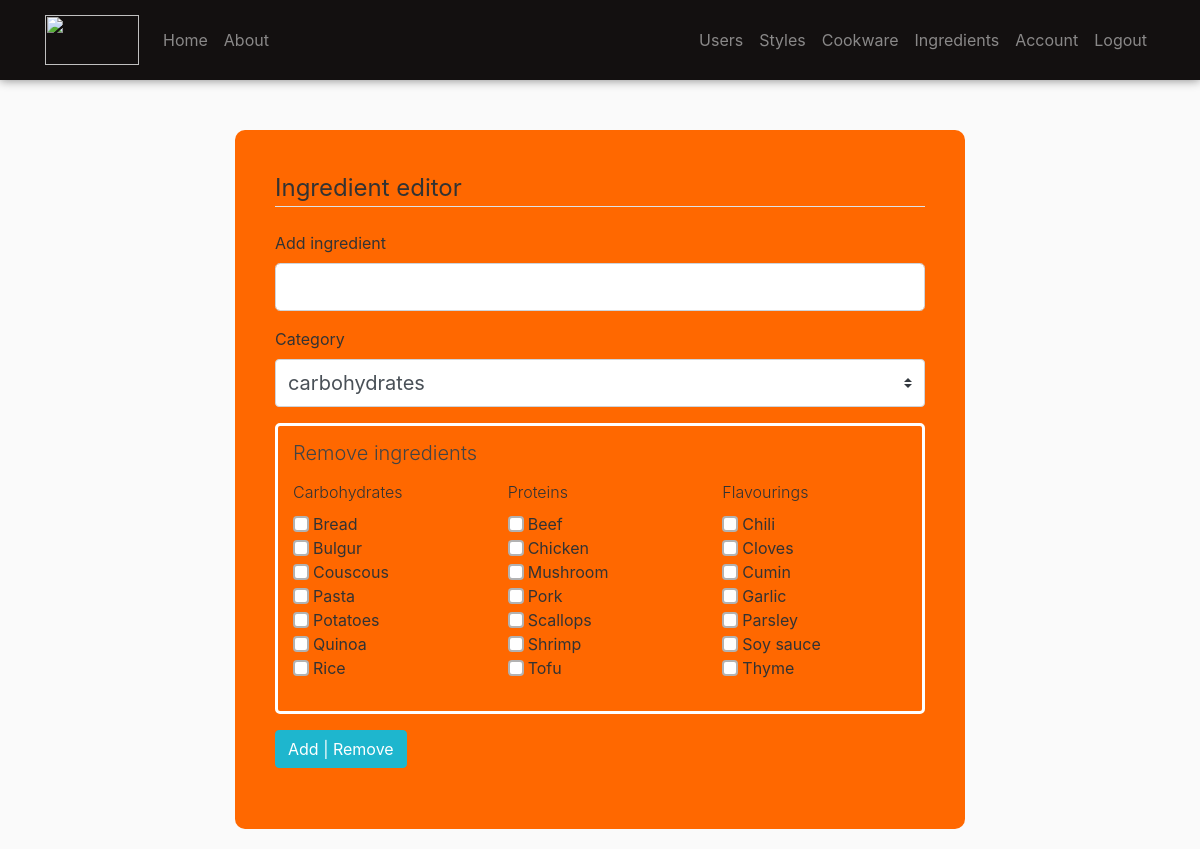
Screenshot of /edit_ingredients (signed in) with the database file from the repository.
### tabl/models.py (models this page shows, shortened)
class Ingredient(db.Model):
    id       = db.Column(db.Integer, primary_key=True)
    name     = db.Column(db.String(40), unique=True, nullable=False)
    category = db.Column(db.String(20), nullable=False) #Every ingredient belongs to a category (protein, spice, carbohydrates etc)

### tabl/routes.py (the view, shortened to what this page needs)
@app.route("/edit_ingredients", methods=['GET', 'POST'])
@login_required
def edit_ingredients():
    if (current_user.is_authenticated and (current_user.is_admin == True)):
        pass
    else:
        return redirect(url_for('home'))
    form = EditIngredientForm()
    for carb in Ingredient.query.filter_by(category='carbohydrates').order_by(Ingredient.name):
        form.remove_carbs.choices.append((carb.id, carb.name))
    for protein in Ingredient.query.filter_by(category='protein').order_by(Ingredient.name):
        form.remove_proteins.choices.append((protein.id, protein.name))
    for flavouring in Ingredient.query.filter_by(category='flavouring').order_by(Ingredient.name):
        form.remove_flavourings.choices.append((flavouring.id, flavouring.name))
    for ingredient in Ingredient.query.all():
        if ingredient.category in form.new_ingredient_category.choices:
            continue
        else:
            form.new_ingredient_category.choices.append(ingredient.category)
    return render_template('edit_ingredients.html',
                           title='Edit ingredients',
                           form=form)

### tabl/forms.py
class EditIngredientForm(FlaskForm):
    new_ingredient_name     = StringField('Add ingredient',
                           validators=[Optional(), Length(min=2, max=20)])
    new_ingredient_category = SelectField('Category', choices=[],
                                          validators=[DataRequired()])
    remove_carbs         = MultiCheckboxField('Carbohydrates', choices=[], coerce=int)
    remove_proteins      = MultiCheckboxField('Proteins', choices=[], coerce=int)
    remove_flavourings   = MultiCheckboxField('Flavourings', choices=[], coerce=int)
    submit = SubmitField('Add | Remove')

### tabl/__init__.py (called while the page is built)
def _fk_pragma_on_connect(db_api_con, con_record):
    db_api_con.execute('pragma foreign_keys=ON')

@app.after_request
def add_header(r):
    r.headers["Cache-Control"] = "no-cache, no-store, must-revalidate"
    r.headers["Pragma"] = "no-cache"
    r.headers["Expires"] = "0"
    r.headers['Cache-Control'] = 'public, max-age=0'
    return r

### tabl/models.py (called while the page is built)
@login_manager.user_loader
def load_user(user_id):
    return User.query.get(int(user_id))

### tabl/templates/edit_ingredients.html (shortened to what this page needs)
{% extends "layout.html" %}
{% block content %}
     <div class="content-section" style="background-color: #ff6800; border:none; padding: 40px; margin-top: 50px; border-radius: 10px">
        <form method="POST" action="">
            <fieldset class="form-group">
                <legend class="border-bottom mb-4">Ingredient editor</legend>
                <div class="form-group">
                    {{ form.new_ingredient_name.label(class="form-control-label") }}
                    {% if form.new_ingredient_name.errors %}
                        {{ form.new_ingredient_name(class="form-control form-control-lg is-invalid") }}
                        <div class="invalid-feedback">
                            {% for error in form.new_ingredient_name.errors %}
                                <span>{{ error }}</span>
                            {% endfor %}
                        </div>
                    {% else %}
                        {{ form.new_ingredient_name(class="form-control form-control-lg") }}
                    {% endif %}
                </div>
                <div class="form-group">
                    {{ form.new_ingredient_category.label(class="form-control-label") }}
                    {% if form.new_ingredient_category.errors %}
                        {{ form.new_ingredient_category(class="form-control form-control-lg is-invalid") }}
                        <div class="invalid-feedback">
                            {% for error in form.new_ingredient_category.errors %}
                                <span>{{ error }}</span>
                            {% endfor %}
                        </div>
                    {% else %}
                        {{ form.new_ingredient_category(class="custom-select form-control-lg") }}
                    {% endif %}
                </div>
                <div class="container" style="background-color: #ff6800; border-style: solid; border-width: medium; border-color: white; border-radius: 5px; padding: 15px">
                <h5 class="font-weight-light" style="margin-bottom: 15px">Remove ingredients</h5>
                    <div class="row">
                        <div class="col">
                            <div class="form-group custom-checkbox">
                                {{ form.remove_carbs.label(class="form-control-label font-weight-light") }}
                                {% for carb in form.remove_carbs %}
                                    <div class="form-check">
                                            {{ carb.label(class="custom-control-label") }}
                                    </div>
                                {% endfor %}
                            </div>
                        </div>
                        <div class="col">
                            <div class="form-group custom-checkbox">
                                {{ form.remove_proteins.label(class="form-control-label font-weight-light") }}
                                {% for protein in form.remove_proteins %}
                                    <div class="form-check">
                                            {{ protein.label(class="custom-control-label") }}
                                    </div>
                                {% endfor %}
                            </div>
                        </div>
                        <div class="col">
                            <div class="form-group custom-checkbox">
                                {{ form.remove_flavourings.label(class="form-control-label font-weight-light") }}
                                {% for flavouring in form.remove_flavourings %}
                                    <div class="form-check">
                                            {{ flavouring.label(class="custom-control-label") }}
                                    </div>
                                {% endfor %}
                            </div>
                        </div>
                    </div>
                </div>
            </fieldset>
            <div class="form-group" style="padding-bottom:5px">
                {{ form.submit(class="btn btn-tabl") }}
            </div>
        </form>
    </div>
{% endblock content %}

### tabl/static/main.css (style rules this page uses)
body { background: #fafafa; color: #333333; margin-top: 5rem; }
h1, h2, h3, h4, h5, h6 { color: #444444; }
.content-section { background: #ffffff; padding: 10px 20px; border: 1px solid #dddddd; border-radius: 3px; margin-bottom: 20px; }
.btn-tabl { color:#fff; background-color: #1eb6ce; border-color: #1eb6ce; }
.custom-checkbox .custom-control-input ~ .custom-control-label::before { background-color: #fff; border-color: rgba(0,0,0,0.3); border-style: solid; border-width: 2px; }

### rows the page displays
Ingredient: label "Bread"
Ingredient: label "Bulgur"
Ingredient: label "Couscous"
Ingredient: label "Pasta"
Ingredient: label "Potatoes"
Ingredient: label "Quinoa"
Ingredient: label "Rice"
Ingredient: label "Beef"
Ingredient: label "Chicken"
Ingredient: label "Mushroom"
Ingredient: label "Pork"
Ingredient: label "Scallops"
Ingredient: label "Shrimp"
Ingredient: label "Tofu"
Ingredient: label "Chili"
Ingredient: label "Cloves"
Ingredient: label "Cumin"
Ingredient: label "Garlic"
Ingredient: label "Parsley"
Ingredient: label "Soy sauce"
Ingredient: label "Thyme"
